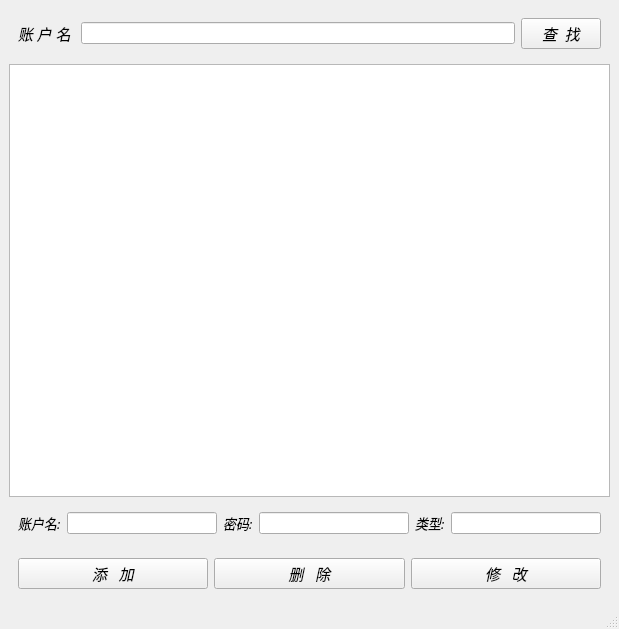
<?xml version="1.0" encoding="UTF-8"?>
<ui version="4.0">
 <class>GuanliWindow</class>
 <widget class="QMainWindow" name="GuanliWindow">
  <property name="geometry">
   <rect>
    <x>0</x>
    <y>0</y>
    <width>619</width>
    <height>629</height>
   </rect>
  </property>
  <property name="windowTitle">
   <string>MainWindow</string>
  </property>
  <widget class="QWidget" name="centralwidget">
   <layout class="QVBoxLayout" name="verticalLayout">
    <item>
     <widget class="QWidget" name="widget" native="true">
      <layout class="QHBoxLayout" name="horizontalLayout">
       <item>
        <widget class="QLabel" name="label">
         <property name="font">
          <font>
           <family>得意黑</family>
           <pointsize>11</pointsize>
           <italic>true</italic>
          </font>
         </property>
         <property name="text">
          <string>账 户 名</string>
         </property>
        </widget>
       </item>
       <item>
        <widget class="QLineEdit" name="find_name"/>
       </item>
       <item>
        <widget class="QPushButton" name="find">
         <property name="font">
          <font>
           <family>得意黑</family>
           <pointsize>11</pointsize>
           <italic>true</italic>
          </font>
         </property>
         <property name="text">
          <string>查  找</string>
         </property>
        </widget>
       </item>
      </layout>
     </widget>
    </item>
    <item>
     <widget class="QTableView" name="tableView"/>
    </item>
    <item>
     <widget class="QWidget" name="widget_2" native="true">
      <layout class="QHBoxLayout" name="horizontalLayout_2">
       <item>
        <widget class="QLabel" name="label_2">
         <property name="font">
          <font>
           <family>得意黑</family>
           <pointsize>10</pointsize>
           <italic>true</italic>
          </font>
         </property>
         <property name="text">
          <string>账户名:</string>
         </property>
        </widget>
       </item>
       <item>
        <widget class="QLineEdit" name="yonghu_zhanghu"/>
       </item>
       <item>
        <widget class="QLabel" name="label_3">
         <property name="font">
          <font>
           <family>得意黑</family>
           <pointsize>10</pointsize>
           <italic>true</italic>
          </font>
         </property>
         <property name="text">
          <string>密码:</string>
         </property>
        </widget>
       </item>
       <item>
        <widget class="QLineEdit" name="yonghu_mima"/>
       </item>
       <item>
        <widget class="QLabel" name="label_4">
         <property name="font">
          <font>
           <family>得意黑</family>
           <pointsize>10</pointsize>
           <italic>true</italic>
          </font>
         </property>
         <property name="text">
          <string>类型:</string>
         </property>
        </widget>
       </item>
       <item>
        <widget class="QLineEdit" name="yonghu_leixing"/>
       </item>
      </layout>
     </widget>
    </item>
    <item>
     <widget class="QWidget" name="widget_3" native="true">
      <property name="font">
       <font>
        <family>得意黑</family>
        <pointsize>11</pointsize>
        <italic>true</italic>
       </font>
      </property>
      <layout class="QHBoxLayout" name="horizontalLayout_3">
       <item>
        <widget class="QPushButton" name="add">
         <property name="text">
          <string>添   加</string>
         </property>
        </widget>
       </item>
       <item>
        <widget class="QPushButton" name="del">
         <property name="text">
          <string>删   除</string>
         </property>
        </widget>
       </item>
       <item>
        <widget class="QPushButton" name="update">
         <property name="text">
          <string>修   改</string>
         </property>
        </widget>
       </item>
      </layout>
     </widget>
    </item>
   </layout>
  </widget>
  <widget class="QMenuBar" name="menubar">
   <property name="geometry">
    <rect>
     <x>0</x>
     <y>0</y>
     <width>619</width>
     <height>26</height>
    </rect>
   </property>
  </widget>
  <widget class="QStatusBar" name="statusbar"/>
 </widget>
 <resources/>
 <connections/>
</ui>
